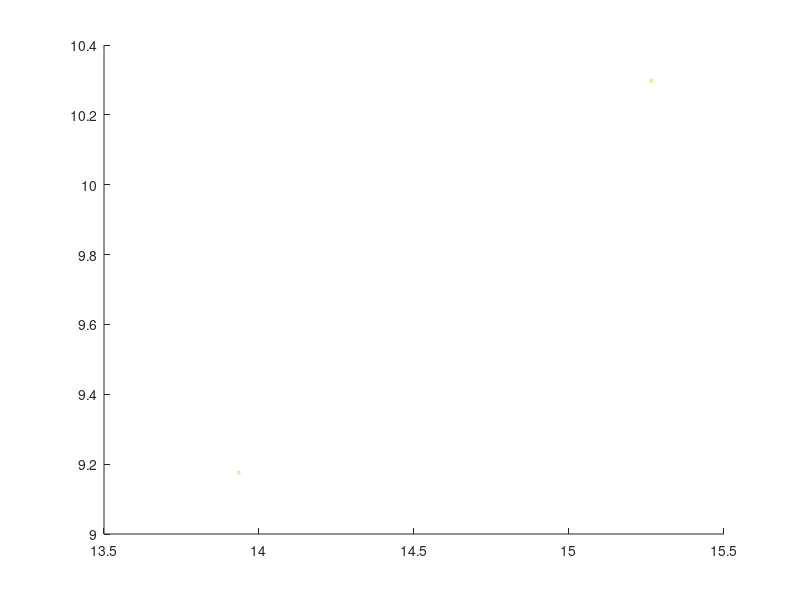

Here is the MATLAB script that generated this plot: (Note: this script raises an error after producing the figure.)
%% Dirichlet process (DP) mixture model as Chinese restaurant process (CRP) mixture
% directly yields cluster assignments of each observation
% Following nomenclature of Teh 2010
%

rng default;

H = @() rand(1,2) * 20; % base distribution = prior distribution over component parameters. Here, 2D uniform random variable in the square between [0, 0] and [10, 10] 
F = @(theta) mvnrnd(theta, [1 0; 0 1]); % component distribution, parametrized by theta. Here, 2D Gaussain with fixed covariance and parametrized mean. So we have a 2D Gaussian mixture

alpha = 10; % concentration parameter
N = 50; % # observations
K = 0; % # of active clusters

n = []; % # of observations assigned to each cluster
z = nan(N,1); % cluster assignment for each observation
theta_star = []; % parameters for each cluster
theta = nan(N,2); % parameters for each observation = theta_star{z(i)}
x = nan(N,2);

for i = 1:N % for each observation i
    % with probability proportional to n(k), assign i to cluster k;
    % with probability proportional to alpha, assign i to new cluster
    %
    p = [n(1:K), alpha];
    p = p / sum(p);
    
    z(i) = find(mnrnd(1, p));
    
    if z(i) == K + 1
        % new cluster
        %
        K = K + 1;
        n(K) = 1;
        theta_star(K,:) = H(); % draw new cluster params from base distribution
    else
        % old cluster
        %
        n(z(i)) = n(z(i)) + 1;
    end
    
    assert(isequal(K, numel(n)));
    assert(isequal(K, size(theta_star, 1)));
    
    % draw actual observation based on its cluster parameters
    % this is where the "mixture" part comes in; up to now, it's just a DP
    % with CRP construct
    %
    theta(i,:) = theta_star(z(i),:); % observation parameters = its cluster parameters
    x(i,:) = F(theta(i,:)); % draw observation
end


% plot the clusters
%
C = colormap;
C = C(randperm(size(C,1)),:); % use different color for each cluster

figure;
hold on;
for k = 1:K % for each cluster
    scatter(x(z == k, 1), x(z == k, 2), 4, C(k,:)); % plot all the observations
    circle(theta_star(k,1), theta_star(k,2), 2, C(k,:)); % and a circle around the center (mean of observations)
end
hold off;

%% DP mixture as stick-breaking construction (GEM)
% yields probability of assigning each observation to a cluster
%


%% Hierarchical Dirichlet process (HDP)
%

%% infinite HMM with HDP
%

%% hierarchical infinite HMM
%

function h = circle(x,y,r,c)
    th = 0:pi/50:2*pi;
    xunit = r * cos(th) + x;
    yunit = r * sin(th) + y;
    h = plot(xunit, yunit, 'Color', c);
end